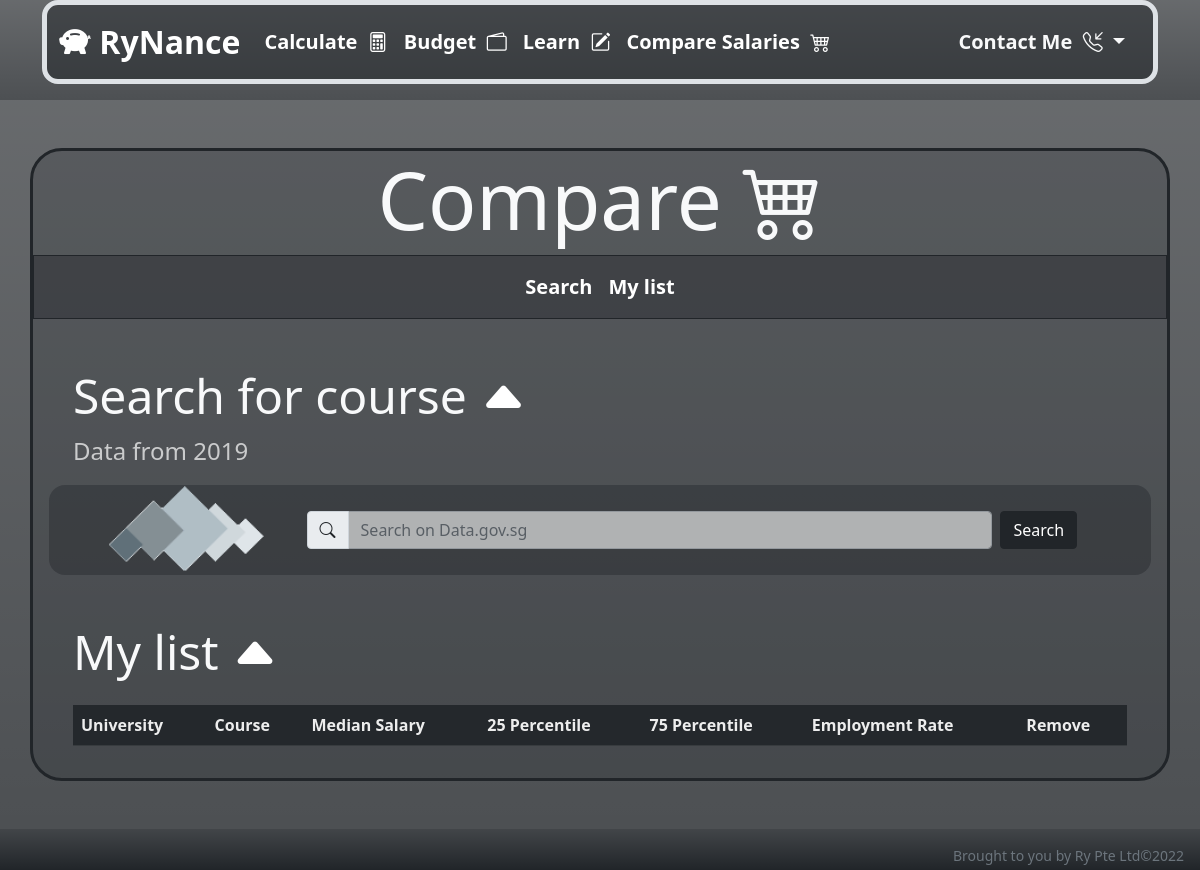
The page /salary (signed in) on the database as committed earlier.
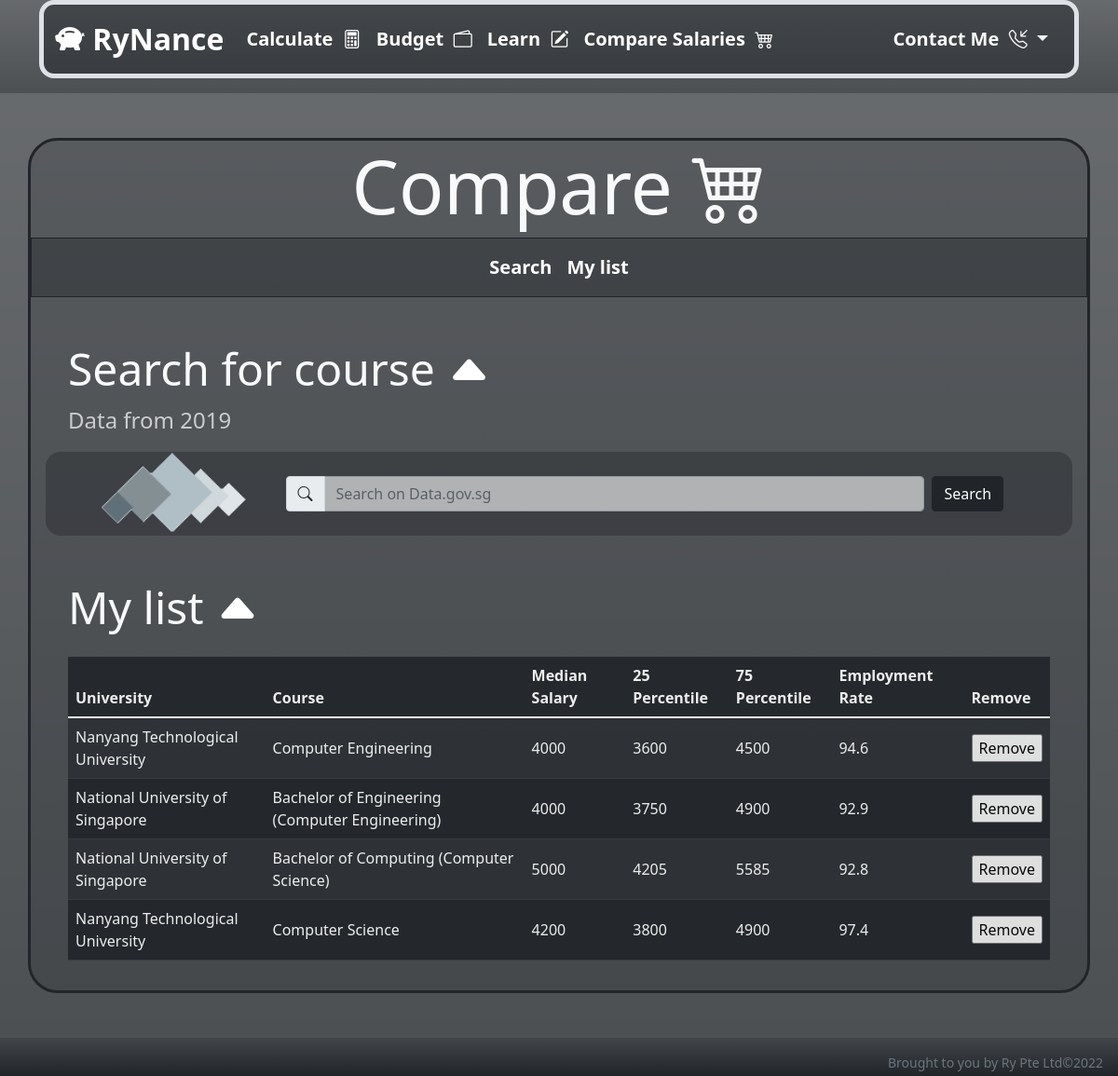
The same page on the database as committed later.
### tables this page shows
CREATE TABLE lists (id INTEGER PRIMARY KEY AUTOINCREMENT NOT NULL, username TEXT NOT NULL, university TEXT NOT NULL, course TEXT NOT NULL, median TEXT NOT NULL, twentyfive TEXT NOT NULL, seventyfive TEXT NOT NULL, employmentrate TEXT NOT NULL);

### app.py (the view)
@app.route("/salary", methods=["GET", "POST"])
@login_required
def salary():
    if request.method == "GET":
        username = db.execute('SELECT username FROM users WHERE id = ?', session["user_id"])[0]['username']
        mylist = db.execute('SELECT * FROM lists WHERE username = ?', username)
        print(mylist)
        return render_template("salary.html", mylist=mylist)
    degree = request.form.get("degree")
    records = checksalary(degree)
    if records == None:
        return apology("Invalid parse")
    return render_template("salary.html", records=records, degree=degree)

### app.py (called while the page is built)
@app.after_request
def after_request(response):
    response.headers["Cache-Control"] = "no-cache, no-store, must-revalidate"
    response.headers["Expires"] = 0
    response.headers["Pragma"] = "no-cache"
    return response

### helpers.py (called while the page is built)
def login_required(f):
    @wraps(f)
    def decorated_function(*args, **kwargs):
        if session.get("user_id") is None:
            return redirect("/login")
        return f(*args, **kwargs)
    return decorated_function

### templates/salary.html (shortened to what this page needs)
{% extends "layout.html" %}
{% block main %}
<div class="container-md text-start bg-dark border border-secondary border-3 border-dark" style="--bs-bg-opacity: 0.2; border-radius: 2rem;">
    <div class="row justify-content-center">
        <h1 class="display-1 text-light text-center">
            Compare <i class="bi bi-cart4"></i>
        </h1>
    </div>
    <div class="row ">
        <nav class="navbar navbar-expand-lg navbar-dark bg-dark border border-dark" style="--bs-bg-opacity:0.4;">
            <div class="container-fluid">
              <div class="collapse navbar-collapse" id="navbarNavAltMarkup">
                <div class="navbar-nav search justify-content-center w-100 fs-5 fw-bold" style="color: white;">
                    <a class="nav-link"href="#search">Search</a>
                    <a class="nav-link "href="#salarylist">My list</a>
                </div>
              </div>
            </div>
          </nav>
    </div>
    <div class="row justify-content-center align-items-center m-3 mt-5">
        <h2 class="display-5 text-light" id="search">
            <span>Search for course <a href="#"><i class="bi bi-caret-up-fill" style="color: white;"></i></a></span>
        </h2>
        <div class="fs-4 text-white" style="opacity: 0.7;">
            Data from 2019
        </div>
    </div>
    <div class="row bg-dark justify-content-center align-items-center m-1 mt-3" style="--bs-bg-opacity:0.4; border-radius: 1rem;">
        <div class="col-2 justify-content-end">
            <a href="https://data.gov.sg/"><img src="/static/datagovraw(1).png" class="w-100"></a>
        </div>
        <div class="col-9">
            <form class="d-flex ml-0 m-3" id="searchformjob" action="/salary" method="post">
                <div class="input-group align-bottom">
                    <span class="input-group-text"><i class="bi bi-search"></i></span>
                    <input class="form-control me-2" required autocomplete="off" type="text" name="degree" placeholder="Search on Data.gov.sg"  aria-label="Search" style="opacity: 0.6;">
                </div>
                <button class="btn btn-dark" type="submit">Search</button>
            </form>
        </div>
    </div>
        <div class="row justify-content-center align-items-center m-3 mt-5">
            <h2 class="display-5 text-light" id="salarylist">
                <span>My list <a href="#"><i class="bi bi-caret-up-fill" style="color: white;"></i></a></span>
            </h2>
        </div>
        <div class="row justify-content-center m-3">
            <div class="col-12 ">
                <div class="table-responsive">
                    <table class="table table-dark table-hover table-striped align-middle" style="opacity: 0.9">
                        <thead>
                            <tr>
                            <th scope="col">University </th>
                            <th scope="col">Course</th>
                            <th scope="col">Median Salary</th>
                            <th scope="col">25 Percentile</th>
                            <th scope="col">75 Percentile</th>
                            <th scope="col">Employment Rate</th>
                            <th scope="col">Remove</th>
                            </tr>
                        </thead>
                        <tbody>
                            {% for row in mylist %}
                                        <tr>
                                            <td scope="col">{{row["university"]}}</td>
                                            <td scope="col">{{row["course"]}}</td>
                                            <td scope="col">{{row["median"]}}</td>
                                            <td scope="col">{{row["twentyfive"]}}</td>
                                            <td scope="col">{{row["seventyfive"]}}</td>
                                            <td scope="col">{{row["employmentrate"]}}</td>
                                            <td>
                                                <form action ="/removecourse" method="post">
                                                    <input type="submit" value="Remove">
                                                </form>
                                            </td>
                                        </tr>
                            {% endfor%}
                        </tbody>
                    </table>
                </div>
            </div>
    </div>
{% endblock %}

### templates/layout.html (shortened to what this page needs)
<!DOCTYPE html>
<html lang="en">
    <head>
        <link href="https://cdn.jsdelivr.net/npm/bootstrap@5.1.3/dist/css/bootstrap.min.css" rel="stylesheet">
        <link rel="stylesheet" href="https://cdn.jsdelivr.net/npm/bootstrap-icons@1.8.1/font/bootstrap-icons.css">
        <link href="/static/styles.css" rel="stylesheet">
    </head>
    <body>
        <header class="bg-dark bg-gradient pb-3" style="--bs-bg-opacity: .8;">
            <div class="container-xl">
            <nav class="navbar navbar-expand-lg navbar-dark bg-dark border border-5 ronded-bottom-3" style="--bs-bg-opacity: .5; border-radius: 1rem;">
                <div class="container-fluid">
                    <a class="navbar-brand" href="/">
                        <i class="bi bi-piggy-bank-fill" style="font-size: 2rem;" height="32" width="32"></i><span class="fw-bolder fs-2"> RyNance</span>
                    </a>
                    <div class="collapse navbar-collapse" id="navbarText">
                    <ul class="navbar-nav me-auto mb-2 mb-lg-0 justify-content-end fw-bold fs-5"  style="text-align: right">
                        <li class="nav-item">
                            <a class="nav-link active" href="/calculate">Calculate&#160
                            <i class="bi bi-calculator"></i>
                            </a>
                        </li>
                        <li class="nav-item">
                        <a class="nav-link active" href="/budget">Budget&#160
                            <i class="bi bi-wallet2"></i>
                        </a>
                        </li>
                        <li class="nav-item ">
                        <a class="nav-link active" href="/learn">Learn&#160
                            <i class="bi bi-pencil-square"></i>
                        </a>
                        </li>
                        <li class="nav-item ">
                            <a class="nav-link active" href="/salary">Compare Salaries&#160
                                <i class="bi bi-cart4"></i>
                            </a>
                        </li>
                    </ul>
                    <div class="nav-item dropdown fw-bold fs-5 text-light text-end">
                        <a class="nav-link active dropdown-toggle text-light" data-bs-toggle="dropdown" href="#" role="button" aria-expanded="false">Contact Me&#160
                            <i class="bi bi-telephone-inbound"></i>
                        </a>
                    </div>
                    </div>
                </div>
            </nav>
        </div>
    </header>
    <main class="container-fluid py-5 text-center bg-dark bg-gradient" style="--bs-bg-opacity: .8;">
            {% block main%}
            {% endblock %}
    </main>
    <footer class="small text-end text-light bg-dark bg-gradient">
        <p class="text-muted pt-3 mb-0 pe-3 pb-1">Brought to you by Ry Pte Ltd&#169;2022 </p>
    </footer>
    </body>
</html>

### static/styles.css (style rules this page uses)
.navbar-dark .navbar-nav.search .nav-link { color: white; }

Rows that differ between the two databases and show on the page:
added lists: university "Nanyang Technological University", course "Computer Engineering", median "4000", twentyfive "3600", seventyfive "4500", employmentrate "94.6"
added lists: university "National University of Singapore", course "Bachelor of Engineering (Computer Engineering)", median "4000", twentyfive "3750", seventyfive "4900", employmentrate "92.9"
added lists: university "National University of Singapore", course "Bachelor of Computing (Computer Science)", median "5000", twentyfive "4205", seventyfive "5585", employmentrate "92.8"
added lists: university "Nanyang Technological University", course "Computer Science", median "4200", twentyfive "3800", seventyfive "4900", employmentrate "97.4"
